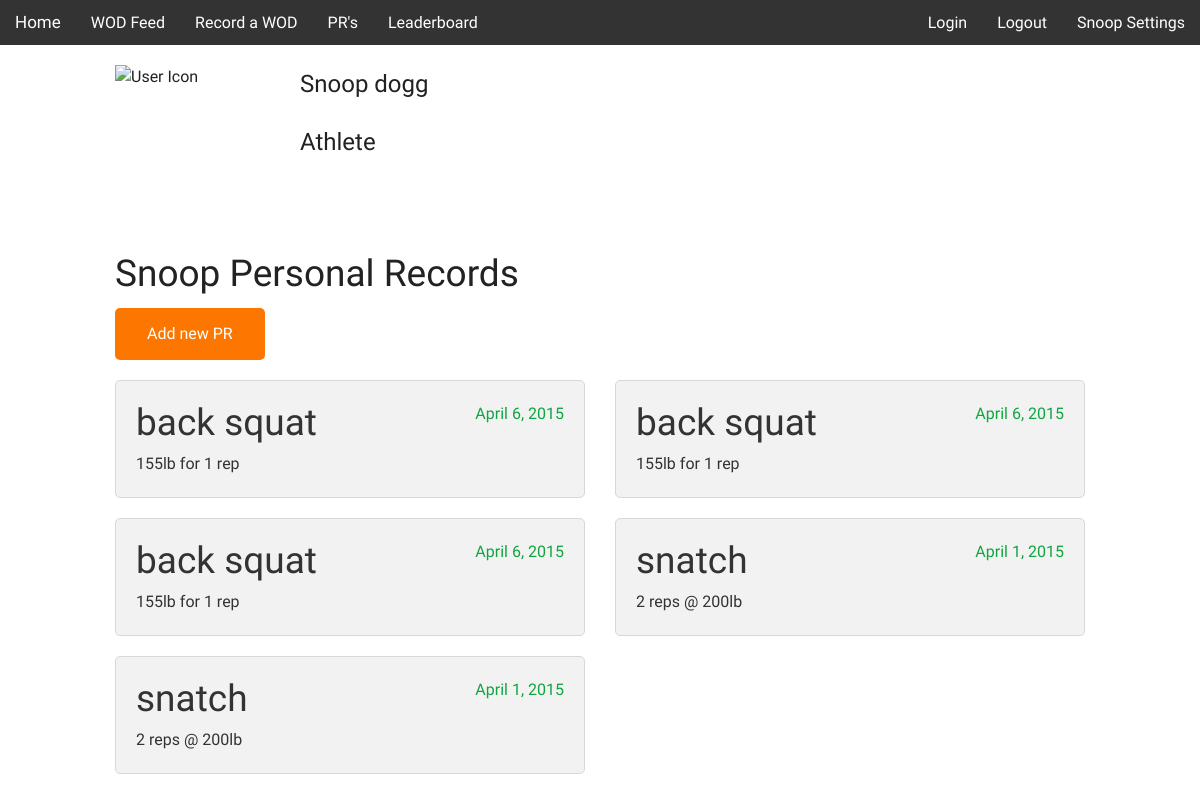
The app's page /pr.php (signed in) with its own data.
### tables this page shows
CREATE TABLE IF NOT EXISTS `pr_data` (
  `pr_id` int(11) NOT NULL,
  `user_id` int(11) NOT NULL,
  `exercise_name` varchar(255) NOT NULL,
  `rep_description` text NOT NULL,
  `pr_date` date NOT NULL
);

### pr.php (the view, shortened to what this page needs)
<?php
include($_SERVER['DOCUMENT_ROOT'].'/header_athlete.php');
?>
<!DOCTYPE html>
<html class="no-js" lang="en">
    <div class="row">
        <div class="large-6 columns user-info-panel">
            <div class="small-6 columns" id="user-avatar-div" >
            <img src="../userfiles/avatars/<?php echo $_SESSION['user_avatar'] ?>" alt="User Icon">
            </div>
        <div>
            <p><?=$_SESSION['first_name'];?> <?=$_SESSION['last_name'];?></p>
            <p><?=$_SESSION['user_type'];?></p>
        </div>
    </div>
</div>
<div class="row">
    <div class="small-10 small-centered medium-11 medium-centered large-12 columns">
    <h2><?=$_SESSION['first_name'];?> Personal Records</h2>
        <a href="create_pr.php" class="button">Add new PR</a>
    </div>
</div>
<div class="row">
    <?php
        include 'connect.php';
        $query = "SELECT * FROM pr_data WHERE user_id= '".$_SESSION['user_id']."'ORDER BY pr_date DESC";
		$result = mysqli_query($sql_link, $query); ?>
        <?php
        while($row = mysqli_fetch_array($result)) {
        ?>
        <div class="small-10 small-centered medium-11 medium-centered large-6 large-uncentered columns" data-equalizer>
            <div class="panel" data-equalizer-watch>
            <?php $integer_date = strtotime($row['pr_date']);
		$pr_date = date("F j, Y", $integer_date);?>
                <p id="pr_date"><?php echo $pr_date; ?></p>
        <h2><?php echo $row['exercise_name']; ?></h2>
        <p id="pr_description"><?php echo $row['rep_description']; ?></p>
    </div>
</div> <?php
    }; ?> </div>
    </body>
</html>

### css/main.css (style rules this page uses)
body { font-family: 'Oswald', sans-serif; }
h1, h2, h3, h4, h5, h6 { font-family: 'Oswald', sans-serif; }
button, .button { font-family: 'Oswald', sans-serif; background-color: #fc7600; border-color: #fc963c; color: #FFFFFF; transition: background-color 300ms ease-out; border-radius: 5px; }
a { color: #10a541; }
.panel { border-radius: 5px; }
.user-info-panel { padding-bottom: 25px; padding-top: 20px; padding-left: 0; }
#user-avatar-div { height: 155px; width: 200px; }
.user-info-panel img { height: 155px; width: 155px; }
.user-info-panel p { font-size: 24px; }
#pr_date { color: #10a541; float: right; margin-left: 15px; }

### records on screen
pr_data: pr_date "April 6, 2015", exercise_name "back squat", rep_description "155lb for 1 rep"
pr_data: pr_date "April 6, 2015", exercise_name "back squat", rep_description "155lb for 1 rep"
pr_data: pr_date "April 6, 2015", exercise_name "back squat", rep_description "155lb for 1 rep"
pr_data: pr_date "April 1, 2015", exercise_name "snatch", rep_description "2 reps @ 200lb"
pr_data: pr_date "April 1, 2015", exercise_name "snatch", rep_description "2 reps @ 200lb"

### other values on screen
$_SESSION['first_name'] "Snoop"
$_SESSION['last_name'] "dogg"
$_SESSION['user_type'] "Athlete"
